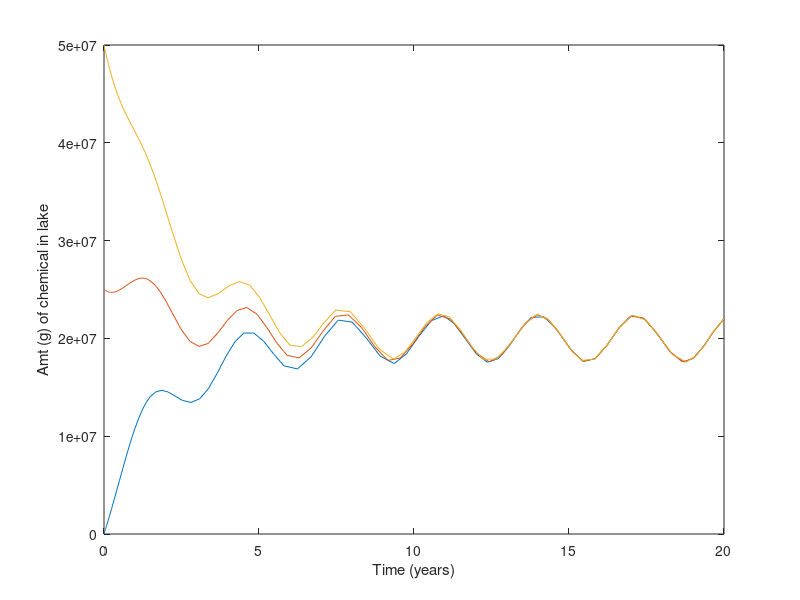

The MATLAB script that drew this image:
%
close all;
DE = @(t, Q) 5e6*(2 + sin(2*t)) - 5e6*(Q/10e6);
tspan = [0, 20];
for (Q0 = 0:2.5e7:5e7)
    [t, Q] = ode45(DE, tspan, Q0);
    plot(t, Q);
    hold on;
    xlabel('Time (years)');
    ylabel('Amt (g) of chemical in lake');
end